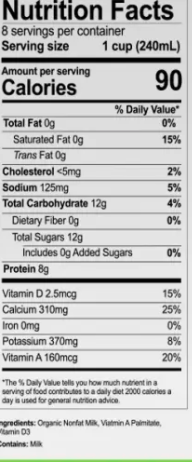
#> input picture Sample input files/ingredent images/1.png, 192 x 462 px, found by its file name
$ python ocr.py
#> lines starting #> are read from the running program, lines starting #| are printed output that depends on the picture
import pytesseract
from PIL import Image, ImageEnhance, ImageFilter
import cv2
import numpy as np
import os
import re

def enhance_image_for_ocr(image_path, scale_factor=2):
    """
    Enhance image for better OCR performance by:
    1. Grayscaling
    2. Upscaling
    3. Contrast enhancement
    4. Sharpening

    Args:
        image_path (str): Path to input image
        scale_factor (int): Factor to upscale the image (default: 2)

    Returns:
        PIL.Image: Enhanced image for OCR
    """
#> called with scale_factor = 2
    # Read image
    image = Image.open(image_path)
#> image is the input picture: PIL image 192x462 RGBA; mean R, G, B, A 194.5, 195, 194.3, 255

    # Convert to grayscale
    grayscale_image = image.convert('L')

    # Upscale the image
    width, height = grayscale_image.size
#> width = 192; height = 462
    upscaled_image = grayscale_image.resize(
        (width * scale_factor, height * scale_factor),
        Image.LANCZOS  # High-quality upscaling algorithm
    )
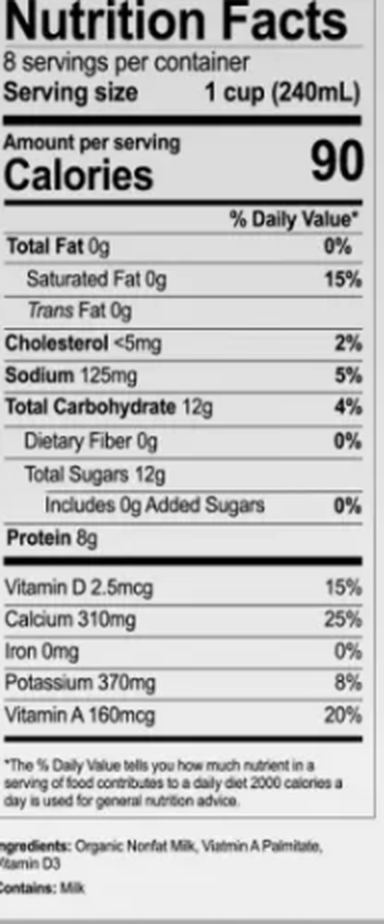
#> upscaled_image: PIL image 384x924 L; min 0, max 255, mean 194.8

    # Enhance contrast
    enhancer = ImageEnhance.Contrast(upscaled_image)
    enhanced_image = enhancer.enhance(2.0)
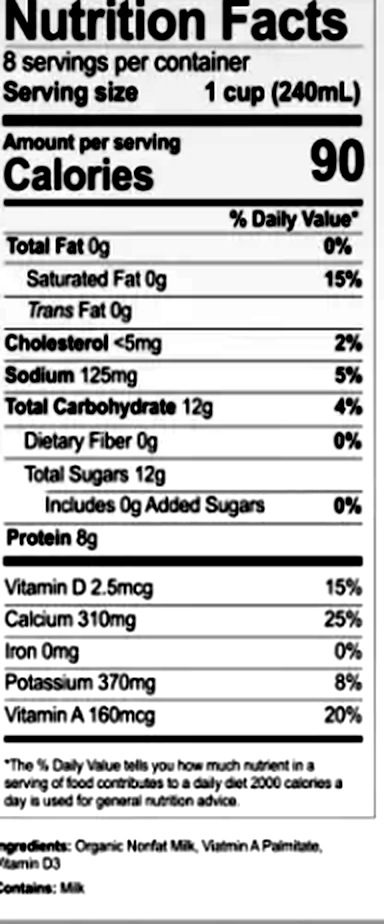
#> enhanced_image: PIL image 384x924 L; min 0, max 255, mean 196.8

    # Apply sharpening filter
    sharpened_image = enhanced_image.filter(ImageFilter.SHARPEN)

    return sharpened_image

def extract_text_from_enhanced_image(image_path, lang='eng'):
    """
    Extract text using enhanced image preprocessing

    Args:
        image_path (str): Path to input image
        lang (str): OCR language (default: English)

    Returns:
        str: Extracted and cleaned text
    """
    # Enhance the image
    enhanced_image = enhance_image_for_ocr(image_path)

    # Tesseract configuration for improved accuracy
    config = (
        '--oem 3 '  # OCR Engine Mode 3 (default)
        '--psm 6 '  # Assume a single uniform block of text
        '-c tessedit_char_whitelist=ABCDEFGHIJKLMNOPQRSTUVWXYZabcdefghijklmnopqrstuvwxyz0123456789 '
    )

    try:
        # Extract text
#> (the run stopped early here; a loop or call above may not have finished)
